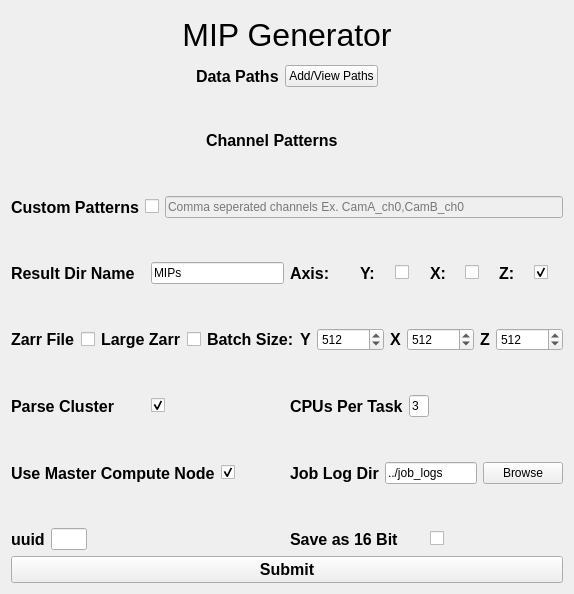
        <widget class="QWidget" name="mipGenerator">
         <attribute name="title">
          <string>MIP Generator</string>
         </attribute>
         <layout class="QGridLayout" name="gridLayout_14" rowstretch="1,10,1">
          <item row="0" column="0">
           <layout class="QVBoxLayout" name="verticalLayout_34">
            <item>
             <layout class="QHBoxLayout" name="horizontalLayout_180">
              <item>
               <widget class="QLabel" name="label">
                <property name="font">
                 <font>
                  <pointsize>24</pointsize>
                  <bold>false</bold>
                 </font>
                </property>
                <property name="text">
                 <string>MIP Generator</string>
                </property>
                <property name="alignment">
                 <set>Qt::AlignCenter</set>
                </property>
               </widget>
              </item>
             </layout>
            </item>
           </layout>
          </item>
          <item row="1" column="0">
           <layout class="QVBoxLayout" name="verticalLayout_32" stretch="1,1,1,1,1,1,1,1,1,1,1,1,1,1,1">
            <property name="bottomMargin">
             <number>0</number>
            </property>
            <item>
             <layout class="QHBoxLayout" name="mipGeneratorDataPathsHorizontalLayout">
              <item>
               <spacer name="horizontalSpacer_64">
                <property name="orientation">
                 <enum>Qt::Horizontal</enum>
                </property>
                <property name="sizeHint" stdset="0">
                 <size>
                  <width>40</width>
                  <height>20</height>
                 </size>
                </property>
               </spacer>
              </item>
              <item>
               <widget class="QLabel" name="mipGeneratorDataPathsLabel">
                <property name="font">
                 <font>
                  <pointsize>12</pointsize>
                  <bold>true</bold>
                  <strikeout>false</strikeout>
                  <kerning>true</kerning>
                 </font>
                </property>
                <property name="text">
                 <string>Data Paths</string>
                </property>
               </widget>
              </item>
              <item>
               <widget class="QPushButton" name="mipGeneratorAddPathsButton">
                <property name="text">
                 <string>Add/View Paths</string>
                </property>
               </widget>
              </item>
              <item>
               <spacer name="horizontalSpacer_65">
                <property name="orientation">
                 <enum>Qt::Horizontal</enum>
                </property>
                <property name="sizeHint" stdset="0">
                 <size>
                  <width>40</width>
                  <height>20</height>
                 </size>
                </property>
               </spacer>
              </item>
             </layout>
            </item>
            <item>
             <spacer name="verticalSpacer_66">
              <property name="orientation">
               <enum>Qt::Vertical</enum>
              </property>
              <property name="sizeHint" stdset="0">
               <size>
                <width>20</width>
                <height>40</height>
               </size>
              </property>
             </spacer>
            </item>
            <item>
             <layout class="QHBoxLayout" name="mipGeneratorChannelPatternsHorizontalLayout">
              <item>
               <widget class="QLabel" name="mipGeneratorChannelPatternsLabel">
                <property name="sizePolicy">
                 <sizepolicy hsizetype="Maximum" vsizetype="Maximum">
                  <horstretch>0</horstretch>
                  <verstretch>0</verstretch>
                 </sizepolicy>
                </property>
                <property name="font">
                 <font>
                  <pointsize>12</pointsize>
                  <bold>true</bold>
                  <strikeout>false</strikeout>
                  <kerning>true</kerning>
                 </font>
                </property>
                <property name="text">
                 <string>Channel Patterns</string>
                </property>
               </widget>
              </item>
              <item>
               <spacer name="mipGeneratorChannelPatternsHorizontalSpacer">
                <property name="orientation">
                 <enum>Qt::Horizontal</enum>
                </property>
                <property name="sizeType">
                 <enum>QSizePolicy::Maximum</enum>
                </property>
                <property name="sizeHint" stdset="0">
                 <size>
                  <width>30</width>
                  <height>20</height>
                 </size>
                </property>
               </spacer>
              </item>
             </layout>
            </item>
            <item>
             <spacer name="verticalSpacer_67">
              <property name="orientation">
               <enum>Qt::Vertical</enum>
              </property>
              <property name="sizeHint" stdset="0">
               <size>
                <width>20</width>
                <height>40</height>
               </size>
              </property>
             </spacer>
            </item>
            <item>
             <layout class="QHBoxLayout" name="mipGeneratorCustomPatternsHorizontalLayout">
              <item>
               <widget class="QLabel" name="mipGeneratorCustomPatternsLabel">
                <property name="font">
                 <font>
                  <pointsize>12</pointsize>
                  <bold>true</bold>
                  <strikeout>false</strikeout>
                  <kerning>true</kerning>
                 </font>
                </property>
                <property name="text">
                 <string>Custom Patterns</string>
                </property>
               </widget>
              </item>
              <item>
               <widget class="QCheckBox" name="mipGeneratorCustomPatternsCheckBox">
                <property name="autoFillBackground">
                 <bool>false</bool>
                </property>
                <property name="text">
                 <string/>
                </property>
               </widget>
              </item>
              <item>
               <widget class="QLineEdit" name="mipGeneratorCustomPatternsLineEdit">
                <property name="enabled">
                 <bool>false</bool>
                </property>
                <property name="placeholderText">
                 <string>Comma seperated channels Ex. CamA_ch0,CamB_ch0</string>
                </property>
               </widget>
              </item>
             </layout>
            </item>
            <item>
             <spacer name="verticalSpacer_68">
              <property name="orientation">
               <enum>Qt::Vertical</enum>
              </property>
              <property name="sizeHint" stdset="0">
               <size>
                <width>20</width>
                <height>40</height>
               </size>
              </property>
             </spacer>
            </item>
            <item>
             <layout class="QHBoxLayout" name="mipGeneratorResultDirNameAxisHorizontalLayout" stretch="1,1">
              <item>
               <layout class="QHBoxLayout" name="horizontalLayout_12" stretch="1,1">
                <item>
                 <widget class="QLabel" name="mipGeneratorResultDirNameLabel">
                  <property name="font">
                   <font>
                    <pointsize>12</pointsize>
                    <bold>true</bold>
                   </font>
                  </property>
                  <property name="text">
                   <string>Result Dir Name</string>
                  </property>
                 </widget>
                </item>
                <item>
                 <widget class="QLineEdit" name="mipGeneratorResultDirNameLineEdit">
                  <property name="text">
                   <string>MIPs</string>
                  </property>
                 </widget>
                </item>
               </layout>
              </item>
              <item>
               <layout class="QHBoxLayout" name="mipGeneratorAxisHorizontalLayout">
                <item>
                 <layout class="QHBoxLayout" name="mipGeneratorAxisLabelLayout">
                  <item>
                   <widget class="QLabel" name="mipGeneratorAxisLabel">
                    <property name="font">
                     <font>
                      <pointsize>12</pointsize>
                      <bold>true</bold>
                     </font>
                    </property>
                    <property name="text">
                     <string>Axis:</string>
                    </property>
                   </widget>
                  </item>
                 </layout>
                </item>
                <item>
                 <layout class="QHBoxLayout" name="mipGeneratorAxisYHorizontalLayout">
                  <item>
                   <widget class="QLabel" name="mipGeneratorAxisYLabel">
                    <property name="enabled">
                     <bool>true</bool>
                    </property>
                    <property name="font">
                     <font>
                      <pointsize>12</pointsize>
                      <bold>true</bold>
                     </font>
                    </property>
                    <property name="text">
                     <string>Y:</string>
                    </property>
                   </widget>
                  </item>
                  <item>
                   <widget class="QCheckBox" name="mipGeneratorAxisYCheckBox">
                    <property name="text">
                     <string/>
                    </property>
                   </widget>
                  </item>
                 </layout>
                </item>
                <item>
                 <layout class="QHBoxLayout" name="mipGeneratorAxisXHorizontalLayout">
                  <item>
                   <widget class="QLabel" name="mipGeneratorAxisXLabel">
                    <property name="enabled">
                     <bool>true</bool>
                    </property>
                    <property name="font">
                     <font>
                      <pointsize>12</pointsize>
                      <bold>true</bold>
                     </font>
                    </property>
                    <property name="text">
                     <string>X:</string>
                    </property>
                   </widget>
                  </item>
                  <item>
                   <widget class="QCheckBox" name="mipGeneratorAxisXCheckBox">
                    <property name="text">
                     <string/>
                    </property>
                   </widget>
                  </item>
                 </layout>
                </item>
                <item>
                 <layout class="QHBoxLayout" name="mipGeneratorAxisZHorizontalLayout">
                  <item>
                   <widget class="QLabel" name="mipGeneratorAxisZLabel">
                    <property name="enabled">
                     <bool>true</bool>
                    </property>
                    <property name="font">
                     <font>
                      <pointsize>12</pointsize>
                      <bold>true</bold>
                     </font>
                    </property>
                    <property name="text">
                     <string>Z:</string>
                    </property>
                   </widget>
                  </item>
                  <item>
                   <widget class="QCheckBox" name="mipGeneratorAxisZCheckBox">
                    <property name="text">
                     <string/>
                    </property>
                    <property name="checked">
                     <bool>true</bool>
                    </property>
                   </widget>
                  </item>
                 </layout>
                </item>
               </layout>
              </item>
             </layout>
            </item>
            <item>
             <spacer name="verticalSpacer_69">
              <property name="orientation">
               <enum>Qt::Vertical</enum>
              </property>
              <property name="sizeHint" stdset="0">
               <size>
                <width>20</width>
                <height>40</height>
               </size>
              </property>
             </spacer>
            </item>
            <item>
             <layout class="QHBoxLayout" name="horizontalLayout_175" stretch="1,1,4">
              <property name="rightMargin">
               <number>0</number>
              </property>
              <item>
               <layout class="QHBoxLayout" name="mipGeneratorZarrFileHorizontalLayout">
                <item>
                 <widget class="QLabel" name="mipGeneratorZarrFileLabel">
                  <property name="font">
                   <font>
                    <pointsize>12</pointsize>
                    <bold>true</bold>
                   </font>
                  </property>
                  <property name="text">
                   <string>Zarr File</string>
                  </property>
                 </widget>
                </item>
                <item>
                 <widget class="QCheckBox" name="mipGeneratorZarrFileCheckBox">
                  <property name="autoFillBackground">
                   <bool>false</bool>
                  </property>
                  <property name="text">
                   <string/>
                  </property>
                  <property name="checked">
                   <bool>false</bool>
                  </property>
                 </widget>
                </item>
               </layout>
              </item>
              <item>
               <layout class="QHBoxLayout" name="mipGeneratorLargeZarrHorizontalLayout">
                <item>
                 <widget class="QLabel" name="mipGeneratorLargeZarrLabel">
                  <property name="font">
                   <font>
                    <pointsize>12</pointsize>
                    <bold>true</bold>
                   </font>
                  </property>
                  <property name="text">
                   <string>Large Zarr</string>
                  </property>
                 </widget>
                </item>
                <item>
                 <widget class="QCheckBox" name="mipGeneratorLargeZarrCheckBox">
                  <property name="autoFillBackground">
                   <bool>false</bool>
                  </property>
                  <property name="text">
                   <string/>
                  </property>
                  <property name="checked">
                   <bool>false</bool>
                  </property>
                 </widget>
                </item>
               </layout>
              </item>
              <item>
               <layout class="QHBoxLayout" name="mipGeneratorBatchSizeHorizontalLayout">
                <item>
                 <widget class="QLabel" name="mipGeneratorBatchSizeLabel">
                  <property name="enabled">
                   <bool>true</bool>
                  </property>
                  <property name="font">
                   <font>
                    <pointsize>12</pointsize>
                    <bold>true</bold>
                    <strikeout>false</strikeout>
                    <kerning>true</kerning>
                   </font>
                  </property>
                  <property name="text">
                   <string>Batch Size:</string>
                  </property>
                 </widget>
                </item>
                <item>
                 <layout class="QHBoxLayout" name="mipGeneratorBatchSizeYHorizontalLayout">
                  <item>
                   <widget class="QLabel" name="mipGeneratorBatchSizeYLabel">
                    <property name="enabled">
                     <bool>true</bool>
                    </property>
                    <property name="font">
                     <font>
                      <pointsize>12</pointsize>
                      <bold>true</bold>
                     </font>
                    </property>
                    <property name="text">
                     <string>Y</string>
                    </property>
                   </widget>
                  </item>
                  <item>
                   <widget class="QDoubleSpinBox" name="mipGeneratorBatchSizeYSpinBox">
                    <property name="enabled">
                     <bool>true</bool>
                    </property>
                    <property name="decimals">
                     <number>0</number>
                    </property>
                    <property name="maximum">
                     <double>1000000000.000000000000000</double>
                    </property>
                    <property name="value">
                     <double>512.000000000000000</double>
                    </property>
                   </widget>
                  </item>
                 </layout>
                </item>
                <item>
                 <layout class="QHBoxLayout" name="mipGeneratorBatchSizeXHorizontalLayout">
                  <item>
                   <widget class="QLabel" name="mipGeneratorBatchSizeXLabel">
                    <property name="enabled">
                     <bool>true</bool>
                    </property>
                    <property name="font">
                     <font>
                      <pointsize>12</pointsize>
                      <bold>true</bold>
                     </font>
                    </property>
                    <property name="text">
                     <string>X</string>
                    </property>
                   </widget>
                  </item>
                  <item>
                   <widget class="QDoubleSpinBox" name="mipGeneratorBatchSizeXSpinBox">
                    <property name="enabled">
                     <bool>true</bool>
                    </property>
                    <property name="decimals">
                     <number>0</number>
                    </property>
                    <property name="maximum">
                     <double>1000000000.000000000000000</double>
                    </property>
                    <property name="value">
                     <double>512.000000000000000</double>
                    </property>
                   </widget>
                  </item>
                 </layout>
                </item>
                <item>
                 <layout class="QHBoxLayout" name="mipGeneratorBatchSizeZHorizontalLayout">
                  <item>
                   <widget class="QLabel" name="mipGeneratorBatchSizeZLabel">
                    <property name="enabled">
                     <bool>true</bool>
                    </property>
                    <property name="font">
                     <font>
                      <pointsize>12</pointsize>
                      <bold>true</bold>
                     </font>
                    </property>
                    <property name="text">
                     <string>Z</string>
                    </property>
                   </widget>
                  </item>
                  <item>
                   <widget class="QDoubleSpinBox" name="mipGeneratorBatchSizeZSpinBox">
                    <property name="enabled">
                     <bool>true</bool>
                    </property>
                    <property name="decimals">
                     <number>0</number>
                    </property>
                    <property name="maximum">
                     <double>1000000000.000000000000000</double>
                    </property>
                    <property name="value">
                     <double>512.000000000000000</double>
                    </property>
                   </widget>
                  </item>
                 </layout>
                </item>
               </layout>
              </item>
             </layout>
            </item>
            <item>
             <spacer name="verticalSpacer_70">
              <property name="orientation">
               <enum>Qt::Vertical</enum>
              </property>
              <property name="sizeHint" stdset="0">
               <size>
                <width>20</width>
                <height>40</height>
               </size>
              </property>
             </spacer>
            </item>
            <item>
             <layout class="QHBoxLayout" name="horizontalLayout_176" stretch="1,1">
              <item>
               <layout class="QHBoxLayout" name="mipGeneratorClusterHorizontalLayout">
                <item>
                 <widget class="QLabel" name="mipGeneratorParseClusterLabel">
                  <property name="font">
                   <font>
                    <pointsize>12</pointsize>
                    <bold>true</bold>
                   </font>
                  </property>
                  <property name="text">
                   <string>Parse Cluster</string>
                  </property>
                 </widget>
                </item>
                <item>
                 <widget class="QCheckBox" name="mipGeneratorParseClusterCheckBox">
                  <property name="autoFillBackground">
                   <bool>false</bool>
                  </property>
                  <property name="text">
                   <string/>
                  </property>
                  <property name="checked">
                   <bool>true</bool>
                  </property>
                 </widget>
                </item>
               </layout>
              </item>
              <item>
               <layout class="QHBoxLayout" name="mipGeneratorCpusPerTaskHorizontalLayout">
                <item>
                 <widget class="QLabel" name="mipGeneratorCpusPerTaskLabel">
                  <property name="font">
                   <font>
                    <pointsize>12</pointsize>
                    <bold>true</bold>
                   </font>
                  </property>
                  <property name="text">
                   <string>CPUs Per Task</string>
                  </property>
                 </widget>
                </item>
                <item>
                 <widget class="QLineEdit" name="mipGeneratorCpusPerTaskLineEdit">
                  <property name="sizePolicy">
                   <sizepolicy hsizetype="Preferred" vsizetype="Fixed">
                    <horstretch>0</horstretch>
                    <verstretch>0</verstretch>
                   </sizepolicy>
                  </property>
                  <property name="maximumSize">
                   <size>
                    <width>20</width>
                    <height>16777215</height>
                   </size>
                  </property>
                  <property name="text">
                   <string>3</string>
                  </property>
                 </widget>
                </item>
                <item>
                 <spacer name="mipGeneratorCpusPerTaskHorizontalSpacer">
                  <property name="orientation">
                   <enum>Qt::Horizontal</enum>
                  </property>
                  <property name="sizeHint" stdset="0">
                   <size>
                    <width>200</width>
                    <height>20</height>
                   </size>
                  </property>
                 </spacer>
                </item>
               </layout>
              </item>
             </layout>
            </item>
            <item>
             <spacer name="verticalSpacer_71">
              <property name="orientation">
               <enum>Qt::Vertical</enum>
              </property>
              <property name="sizeHint" stdset="0">
               <size>
                <width>20</width>
                <height>40</height>
               </size>
              </property>
             </spacer>
            </item>
            <item>
             <layout class="QHBoxLayout" name="horizontalLayout_177" stretch="1,1">
              <item>
               <layout class="QHBoxLayout" name="mipGeneratorComputeHorizontalLayout">
                <item>
                 <widget class="QLabel" name="mipGeneratorMasterComputeLabel">
                  <property name="font">
                   <font>
                    <pointsize>12</pointsize>
                    <bold>true</bold>
                   </font>
                  </property>
                  <property name="text">
                   <string>Use Master Compute Node</string>
                  </property>
                 </widget>
                </item>
                <item>
                 <widget class="QCheckBox" name="mipGeneratorMasterComputeCheckBox">
                  <property name="autoFillBackground">
                   <bool>false</bool>
                  </property>
                  <property name="text">
                   <string/>
                  </property>
                  <property name="checked">
                   <bool>true</bool>
                  </property>
                 </widget>
                </item>
               </layout>
              </item>
              <item>
               <layout class="QHBoxLayout" name="mipGeneratorJobLogDirHorizontalLayout">
                <item>
                 <widget class="QLabel" name="mipGeneratorJobLogDirLabel">
                  <property name="font">
                   <font>
                    <pointsize>12</pointsize>
                    <bold>true</bold>
                   </font>
                  </property>
                  <property name="text">
                   <string>Job Log Dir</string>
                  </property>
                 </widget>
                </item>
                <item>
                 <widget class="QLineEdit" name="mipGeneratorJobLogDirLineEdit">
                  <property name="text">
                   <string>../job_logs</string>
                  </property>
                 </widget>
                </item>
                <item>
                 <widget class="QPushButton" name="mipGeneratorJobLogDirBrowseButton">
                  <property name="text">
                   <string>Browse</string>
                  </property>
                 </widget>
                </item>
               </layout>
              </item>
             </layout>
            </item>
            <item>
             <spacer name="verticalSpacer_72">
              <property name="orientation">
               <enum>Qt::Vertical</enum>
              </property>
              <property name="sizeHint" stdset="0">
               <size>
                <width>20</width>
                <height>40</height>
               </size>
              </property>
             </spacer>
            </item>
            <item>
             <layout class="QHBoxLayout" name="horizontalLayout_178" stretch="1,1">
              <item>
               <layout class="QHBoxLayout" name="mipGeneratorUuidHorizontalLayout">
                <item>
                 <widget class="QLabel" name="mipGeneratorUuidLabel">
                  <property name="font">
                   <font>
                    <pointsize>12</pointsize>
                    <bold>true</bold>
                   </font>
                  </property>
                  <property name="text">
                   <string>uuid</string>
                  </property>
                 </widget>
                </item>
                <item>
                 <widget class="QLineEdit" name="mipGeneratorUuidLineEdit">
                  <property name="maximumSize">
                   <size>
                    <width>40</width>
                    <height>16777215</height>
                   </size>
                  </property>
                 </widget>
                </item>
                <item>
                 <spacer name="mipGeneratorUuidHorizontalSpacer">
                  <property name="orientation">
                   <enum>Qt::Horizontal</enum>
                  </property>
                  <property name="sizeHint" stdset="0">
                   <size>
                    <width>200</width>
                    <height>20</height>
                   </size>
                  </property>
                 </spacer>
                </item>
               </layout>
              </item>
              <item>
               <layout class="QHBoxLayout" name="mipGeneratorSave16BitHorizontalLayout">
                <item>
                 <widget class="QLabel" name="mipGeneratorSave16BitLabel">
                  <property name="font">
                   <font>
                    <pointsize>12</pointsize>
                    <bold>true</bold>
                   </font>
                  </property>
                  <property name="text">
                   <string>Save as 16 Bit</string>
                  </property>
                 </widget>
                </item>
                <item>
                 <widget class="QCheckBox" name="mipGeneratorSave16BitCheckBox">
                  <property name="autoFillBackground">
                   <bool>false</bool>
                  </property>
                  <property name="text">
                   <string/>
                  </property>
                 </widget>
                </item>
               </layout>
              </item>
             </layout>
            </item>
           </layout>
          </item>
          <item row="2" column="0">
           <layout class="QVBoxLayout" name="verticalLayout_33">
            <item>
             <layout class="QHBoxLayout" name="horizontalLayout_179">
              <item>
               <widget class="QPushButton" name="mipGeneratorSubmitButton">
                <property name="font">
                 <font>
                  <pointsize>12</pointsize>
                  <bold>true</bold>
                 </font>
                </property>
                <property name="text">
                 <string>Submit</string>
                </property>
               </widget>
              </item>
             </layout>
            </item>
           </layout>
          </item>
         </layout>
        </widget>
